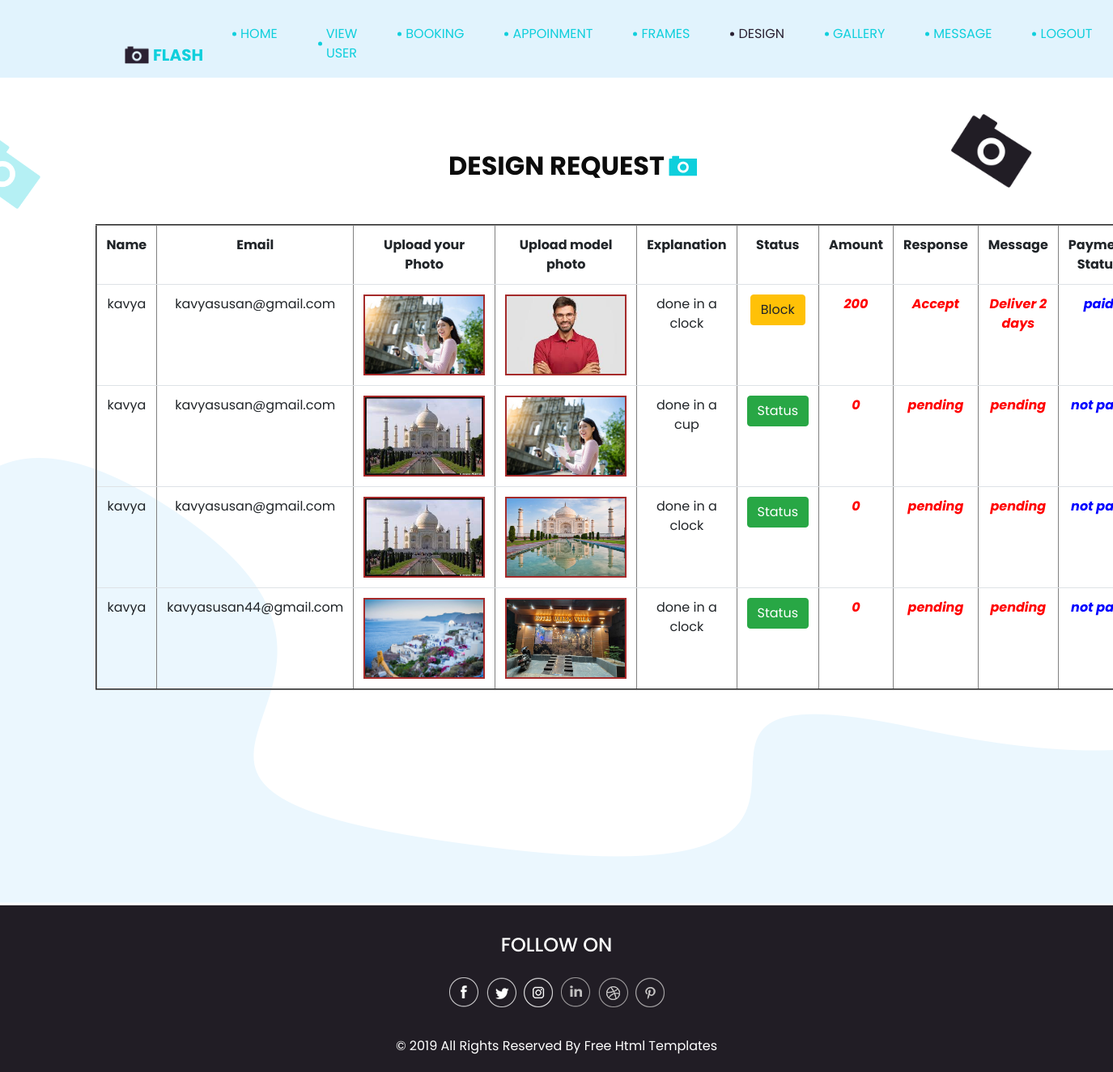
The page /admin_design on the database its author committed.
### studio_app/models.py (models this page shows)
class designs(models.Model):
    user = models.ForeignKey(User, on_delete=models.CASCADE)
    name=models.CharField(max_length=20)
    email = models.CharField(max_length=20)
    phone = models.IntegerField()
    your=models.FileField(upload_to='media',null=True)
    model=models.ImageField(upload_to='media',null=True)
    explain = models.CharField(max_length=100)
    amount = models.IntegerField()
    status = models.CharField(max_length=20)
    message = models.CharField(max_length=20)
    payment_status = models.CharField(max_length=20,default="not paid")

### studio_app/views.py (the view)
# urls.py: path('admin_design', views.admin_design),
def admin_design(req):
    data = designs.objects.all()
    return render(req,'admin_design.html', {'data': data})

### template/admin_design.html (shortened to what this page needs)
<!DOCTYPE html>
<html xmlns="http://www.w3.org/1999/html" xmlns="http://www.w3.org/1999/html">
<head>
  {% load static %}
  <link rel="stylesheet" type="text/css" href="{% static 'css/bootstrap.css' %}" />
  <link href="{% static 'css/style.css' %}" rel="stylesheet" />
  <link href="{% static 'css/responsive.css' %}" rel="stylesheet" />
</head>
<body class="sub_page">
  <div class="hero_area">
    <header class="header_section">
      <div class="container-fluid">
        <div class="row">
          <div class="col-lg-11 offset-lg-1">
            <nav class="navbar navbar-expand-lg custom_nav-container ">
              <a class="navbar-brand" href="admin_index.html">
                <img src="{% static 'images/logo.png' %}" alt="">
                <span>
                 Flash
                </span>
              </a>
                <div class="collapse navbar-collapse" id="navbarSupportedContent">
                <div class="d-flex ml-auto flex-column flex-lg-row align-items-center">
                  <ul class="navbar-nav  ">
                    <li class="nav-item">
                      <a class="nav-link" href="/admin_index">Home <span class="sr-only">(current)</span></a>
                    </li>
                   <li class="nav-item">
                      <a class="nav-link" href="/admin_view_user">View User</a>
                    </li>
                    <li class="nav-item">
                      <a class="nav-link" href="/admin_booking">Booking</a>
                    </li>
                     <li class="nav-item">
                      <a class="nav-link" href="/admin_appoinment">Appoinment</a>
                    </li>
                       <nav id="colorNav">
                        <li class="nav-item">
                            <a href="#" class="nav-link">Frames</a>
                        </li>
                   </nav>
                     <li class="nav-item active">
                      <a class="nav-link" href="/admin_design">Design</a>
                    </li>
                    <li class="nav-item">
                      <a class="nav-link" href="admin_gallery">Gallery</a>
                    </li>
                     <nav id="message">
                        <li class="nav-item">
                            <a href="#" class="nav-link">Message</a>
                        </li>
                   </nav>
                    <li class="nav-item">
                      <a class="nav-link" href="/logout">Logout</a>
                    </li>
                  </ul>
                </div>
              </div>
            </nav>
          </div>
        </div>
      </div>
    </header>
  </div>
  <section class="contact_section layout_padding">
    <div class="bg-img1">
      <img src="{% static 'images/bg-img-1.png' %}" alt="">
    </div>
    <div class="bg-img2">
      <img src="{% static 'images/bg-img-2.png' %}" alt="">
    </div>
    <div class="container">
      <div class="heading_container">
        <h2>
          Design Request
        </h2>
      </div>
      <div class="">
        <div class="">
          <form action="" method="post" enctype="multipart/form-data">
              <div class="contact_form-container">
                <div>
                 <table class="table" border="2" style="text-align:center;">
                   <tr>
                     <th>Name</th>
                     <th>Email</th>
                     <th>Upload your Photo</th>
                     <th>Upload model photo</th>
                     <th>Explanation</th>
                     <th>Status</th>
                     <th>Amount</th>
                     <th>Response</th>
                     <th>Message</th>
                       <th>Payment Status</th>
                   </tr>
                 {% for i in data %}
                         <tr>
                           <td>{{i.name}}</td>
                           <td>{{i.email}}</td>
                           <td><img src="{{i.your.url}}" style="height:100px;width:150px;border:2px solid brown"></td>
                           <td><img src="{{i.model.url}}" style="height:100px;width:150px;border:2px solid brown"></td>
                           <td>{{i.explain}}</td>
                              {% if i.payment_status == "not paid" %}
                                 <td><a href="admin_designstatus/{{i.id}}" class="btn btn-success">Status</a></td>
                                {% else %}
                                <td><a href="" class="btn btn-warning">Block</a></td>
                                {% endif %}
                            <td style="color:red;"><b><i>{{i.amount}}</b></i></td>
                             <td style="color:red;"><b><i>{{i.status}}</b></i></td>
                             <td style="color:red;"><b><i>{{i.message}}</b></i></td>
                             <td style="color:blue;"><b><i>{{i.payment_status}}</b></i></td>
                   {% endfor %}
                   </tr>
                 </table>
                </div>
              </div>
            </form>
          </div>
        </div>
      </div>
  </section>
  <section class="info_section ">
    <div class="container">
      <div class="info_container">
        <div class="info_social">
          <div class="d-flex justify-content-center">
            <h4 class="">
              Follow on
            </h4>
          </div>
          <div class="social_box">
            <a href="">
              <img src="{% static 'images/fb.png' %}" alt="">
            </a>
            <a href="">
              <img src="{% static 'images/twitter.png' %}" alt="">
            </a>
            <a href="">
              <img src="{% static 'images/instagram.png' %}" alt="">
            </a>
            <a href="">
              <img src="{% static 'images/linkedin.png' %}" alt="">
            </a>
            <a href="">
              <img src="{% static 'images/dribble.png' %}" alt="">
            </a>
            <a href="">
              <img src="{% static 'images/pinterest.png' %}" alt="">
            </a>
          </div>
        </div>
      </div>
    </div>
  </section>
  <section class="container-fluid footer_section">
    <div class="container">
      <p>
        &copy; 2019 All Rights Reserved By
        <a href="https://html.design/">Free Html Templates</a>
      </p>
    </div>
  </section>
</body>
</html>

### static/css/style.css (style rules this page uses)
body { font-family: 'Poppins', sans-serif; color: #0c0c0c; background-color: #ffffff; }
.layout_padding { padding: 90px 0; }
.heading_container { display: -webkit-box; display: -ms-flexbox; display: flex; -webkit-box-orient: vertical; -webkit-box-direction: normal; -ms-flex-direction: column; flex-direction: column; -webkit-box-align: center; -ms-flex-align: center; align-items: center; text-align: center; }
.heading_container h2 { position: relative; font-weight: bold; text-transform: uppercase; }
.heading_container h2::before { content: ""; position: absolute; width: 35px; height: 26px; top: 50%; right: -40px; -webkit-transform: translateY(-50%); transform: translateY(-50%); z-index: 1; background-image: url(../images/heading-img.png); background-repeat: no-repeat; }
.hero_area { height: 136vh; position: relative; background-image: url(../images/hero-bg.png); background-size: cover; }
.sub_page .hero_area { height: auto; background-image: none; background-color: #e1f3fd; }
.sub_page .hero_area::after { display: none; }
.header_section .container-fluid { padding-right: 25px; padding-left: 25px; }
.custom_nav-container .navbar-nav .nav-item .nav-link { margin: 10px 30px; padding: 0; color: #0fcfdc; text-align: center; position: relative; text-transform: uppercase; }
.custom_nav-container .navbar-nav .nav-item .nav-link::before { content: ""; width: 5px; height: 5px; position: absolute; top: 50%; left: -10px; -webkit-transform: translateY(-50%); transform: translateY(-50%); background-color: #0fcfdc; border-radius: 100%; }
.custom_nav-container .navbar-nav .nav-item.active .nav-link, .custom_nav-container .navbar-nav .nav-item:hover .nav-link { color: #2a2132; }
.custom_nav-container .navbar-nav .nav-item.active .nav-link::before, .custom_nav-container .navbar-nav .nav-item:hover .nav-link::before { background-color: #2a2132; }
a, a:hover, a:focus { text-decoration: none; }
.btn, .btn:focus { outline: none !important; -webkit-box-shadow: none; box-shadow: none; }
.navbar-brand { display: -webkit-box; display: -ms-flexbox; display: flex; -webkit-box-align: center; -ms-flex-align: center; align-items: center; }
.navbar-brand img { width: 30px; margin-right: 5px; }
.navbar-brand span { font-size: 20px; font-weight: 700; color: #0fcfdc; text-transform: uppercase; }
.custom_nav-container { z-index: 99999; padding-top: 20px; -webkit-box-align: end; -ms-flex-align: end; align-items: flex-end; }
.navbar-expand-lg .navbar-collapse { -webkit-box-align: end; -ms-flex-align: end; align-items: flex-end; }
.contact_section { background-image: url(../images/contact-bg.png); background-repeat: no-repeat; background-position: left bottom; padding-bottom: 250px; position: relative; }
.contact_section .bg-img1 { width: 100px; position: absolute; top: 45px; right: 100px; }
.contact_section .bg-img1 img { width: 100%; }
.contact_section .bg-img2 { width: 50px; position: absolute; top: 75px; left: 0px; }
.contact_section .bg-img2 img { width: 100%; }
.contact_section .contact_form-container { margin-top: 45px; }
.info_section { background-color: #211d25; color: #ffffff; font-family: 'Poppins', sans-serif; }
.info_section .info_container { width: 75%; margin: 0 auto; }
.info_section .info_social { padding-top: 35px; display: -webkit-box; display: -ms-flexbox; display: flex; -webkit-box-orient: vertical; -webkit-box-direction: normal; -ms-flex-direction: column; flex-direction: column; -webkit-box-align: center; -ms-flex-align: center; align-items: center; }
.info_section .info_social h4 { text-transform: uppercase; }
.info_section .info_social .social_box { display: -webkit-box; display: -ms-flexbox; display: flex; margin: 15px auto; -webkit-box-align: center; -ms-flex-align: center; align-items: center; }
.info_section .info_social .social_box img { min-width: 10px; margin: 0 3px; }
.footer_section { background-color: #211d25; display: -webkit-box; display: -ms-flexbox; display: flex; -webkit-box-pack: center; -ms-flex-pack: center; justify-content: center; position: relative; font-family: 'Poppins', sans-serif; }
.footer_section p { color: #ffffff; margin: 0 auto; text-align: center; padding: 20px 0; width: 55%; }
.footer_section a { color: #ffffff; }

### static/css/responsive.css (style rules this page uses)
@media (min-width: 1200px) { .container { max-width: 1170px; } }

### rows shown on the page
designs: name "kavya", email "kavyasusan@gmail.com", your (picture), model (picture), explain "done in a clock", shows "Block", amount "200", status "Accept", message "Deliver 2 days", payment_status "paid"
designs: name "kavya", email "kavyasusan@gmail.com", your (picture), model (picture), explain "done in a cup", amount "0", status "pending", message "pending", payment_status "not…"
designs: name "kavya", email "kavyasusan@gmail.com", your (picture), model (picture), explain "done in a clock", amount "0", status "pending", message "pending", payment_status "not…"
designs: name "kavya", email "kavyasusan44@gmail.com", your (picture), model (picture), explain "done in a clock", amount "0", status "pending", message "pending", payment_status "not…"
